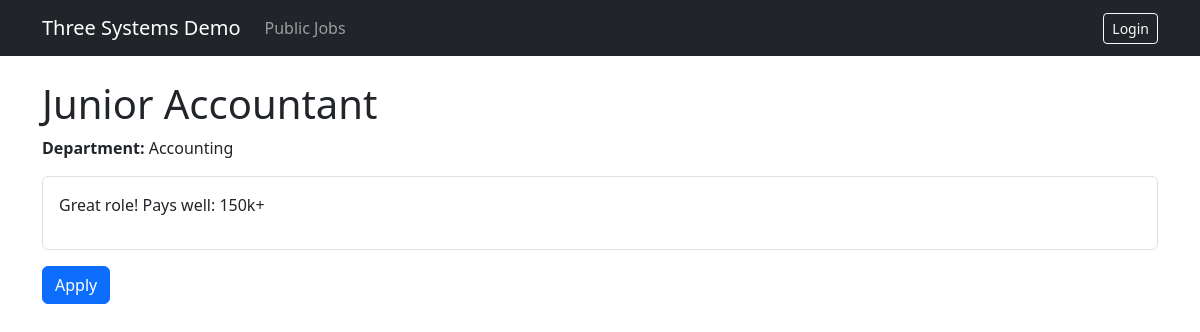
The app's page /jobs/2/ with its own data.
### external_jobs/models.py (models this page shows, shortened)
class ExternalJobPosting(models.Model):
    hr_job_id = models.IntegerField(unique=True)
    title = models.CharField(max_length=200)
    department = models.CharField(max_length=120)
    description = models.TextField()
    status = models.CharField(max_length=40, default='open')
    received_at = models.DateTimeField(auto_now_add=True)

### external_jobs/views.py (the view)
# urls.py: path('<int:pk>/', views.public_job_detail, name='public_job_detail'),
def public_job_detail(request, pk):
    job = get_object_or_404(ExternalJobPosting, pk=pk, status='open')
    return render(request, 'external_jobs/public_job_detail.html', {'job': job})

### external_jobs/templates/external_jobs/public_job_detail.html
{% extends "base.html" %}{% block content %}<h1>{{ job.title }}</h1><p><strong>Department:</strong> {{ job.department }}</p><div class="border rounded p-3">{{ job.description|linebreaks }}</div><p class="mt-3"><a class="btn btn-primary" href="{% url 'external_jobs:apply' job.pk %}">Apply</a></p>{% endblock %}

### records on screen
ExternalJobPosting: title "Junior Accountant", department "Accounting", description "Great role! Pays well: 150k+"
